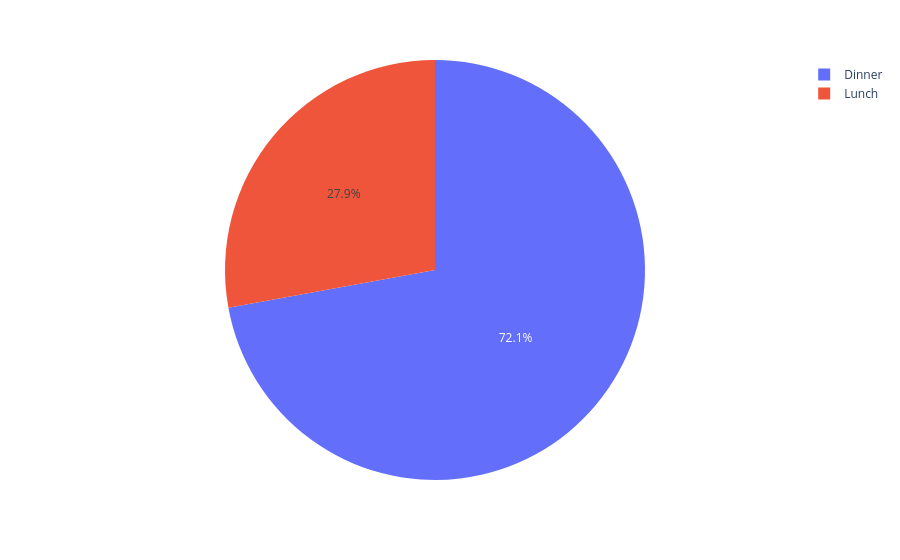

The notebook cell saved with this chart:
### Code cell
px.pie(tips,names = "time")

### Figure 1 — Plotly figure (JSON) as saved in the notebook; plotly's stock layout.template omitted (floating-point values rounded to 4 significant figures; data arrays with more than 128 entries replaced by an {"elided": "..."} marker saying what was removed)
{"data": [{"domain": {"x": [0, 1], "y": [0, 1]}, "hovertemplate": "time=%{label}<extra></extra>", "labels": {"elided": "244 str values"}, "legendgroup": "", "name": "", "showlegend": true, "type": "pie"}], "layout": {"legend": {"tracegroupgap": 0}, "margin": {"t": 60}}}
